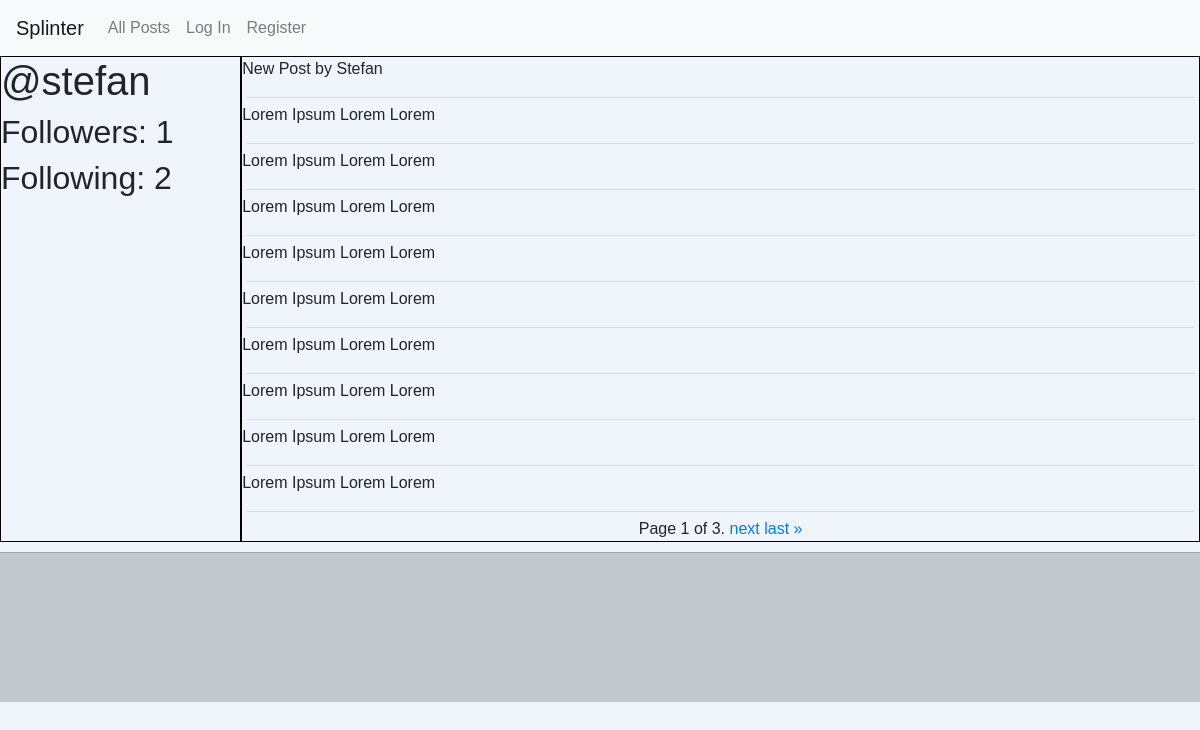
The page /profile/2 on the database its author committed.
### network/models.py (models this page shows, shortened)
class Profile(models.Model):
    user = models.ForeignKey(settings.AUTH_USER_MODEL, on_delete=models.CASCADE, related_name="profile")
    followers = models.ManyToManyField(User, blank=True, related_name="followers")
    following = models.ManyToManyField(User, blank=True, related_name="following")

class User(AbstractUser):
    pass

class Post(models.Model):
    user = models.ForeignKey(settings.AUTH_USER_MODEL, on_delete=models.CASCADE, related_name="posts")
    content = models.CharField(max_length = 256)
    date_added = models.DateTimeField(auto_now_add=True)
    edited = models.BooleanField(default=False)
    like = models.ManyToManyField(User, blank=True, related_name="likes")

### network/views.py (the view)
# urls.py: path("profile/<int:user_id>", views.display_profile_view, name="display_profile_view"),
def display_profile_view(request, user_id):
    profile_user = User.objects.get(pk=user_id)
    current_user = request.user
    profile = create_profile(profile_user)
    posts_list = profile_user.posts.all()
    same_user_check = compare_user(profile_user, current_user)
    if current_user in profile.followers.all():
        following = True
    else:
        following = False
    paginator = Paginator(posts_list, 10)
    page_number = request.GET.get('page')
    page_obj = paginator.get_page(page_number)
    context = {
        "page_obj": page_obj,
        "profile" : profile,
        "same_user_check": same_user_check,
        "following": following,
    }
    return render(request, "network/profile.html", context)

### network/helpers.py (called while the page is built)
def compare_user(user1, user2):
    if user1 == user2:
        return True
    return False

def create_profile(user):
    try:
        profile = Profile.objects.get(user=user)
    except:
        profile = Profile()
        profile.user = user
        profile.save()
    return profile

### network/templates/network/profile.html (shortened to what this page needs)
{% extends "network/layout.html" %}
{% load static %}
{% block body %}
    <div class="profile-page">
        <div class="profile-container">
            <h1 class="profile-username">
                @{{ profile.user.username }}
            </h1>
            <div class="profile-follow">
                <h2 id="followers" class="profile-follow-stats">Followers: {{ profile.followers.count }}</h2>
                <h2 id="following" class="profile-follow-stats">Following: {{ profile.following.count }}</h2>
            </div>
        </div>
        <div class="posts-container">
            {% for post in page_obj %}
                <p>{{ post.content }}</p>
                <hr>
            {% endfor %}
            <div class="pagination">
                <span class="step-links">
                    <span class="current">
                        Page {{ page_obj.number }} of {{ page_obj.paginator.num_pages }}.
                    </span>
                    {% if page_obj.has_next %}
                        <a href="?page={{ page_obj.next_page_number }}">next</a>
                        <a href="?page={{ page_obj.paginator.num_pages }}">last &raquo;</a>
                    {% endif %}
                </span>
            </div>
        </div>
</div>
{% endblock %}

### network/static/network/styles.css (style rules this page uses)
* { box-sizing:border-box; }
body { box-sizing:border-box; font-family: sans-serif; background-color: #64a6d11a; }
.profile-page { display:flex; }
.profile-container { flex:2; border:1px solid black; }
.posts-container { flex:8; border:1px solid black; }
hr { margin:5px; }
.pagination { justify-content:center; }

### rows shown on the page
Profile: user.username "stefan", followers.count "1", following.count "2"
Post: content "New Post by Stefan"
Post: content "Lorem Ipsum Lorem Lorem"
Post: content "Lorem Ipsum Lorem Lorem"
Post: content "Lorem Ipsum Lorem Lorem"
Post: content "Lorem Ipsum Lorem Lorem"
Post: content "Lorem Ipsum Lorem Lorem"
Post: content "Lorem Ipsum Lorem Lorem"
Post: content "Lorem Ipsum Lorem Lorem"
Post: content "Lorem Ipsum Lorem Lorem"
Post: content "Lorem Ipsum Lorem Lorem"

### other values the page prints
{{ page_obj.number }} "1"
{{ page_obj.paginator.num_pages }} "3"
